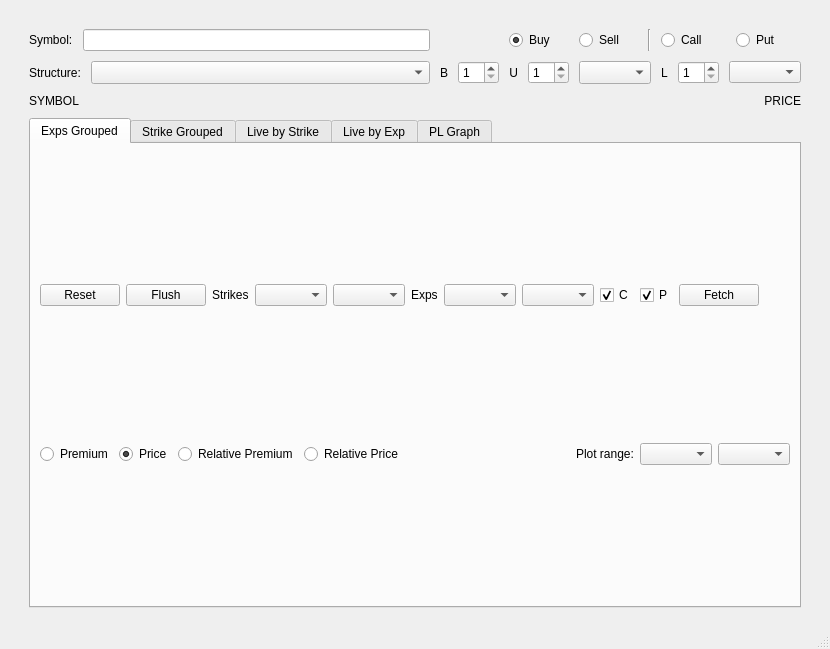
<?xml version="1.0" encoding="UTF-8"?>
<ui version="4.0">
 <class>MainWindow</class>
 <widget class="QMainWindow" name="MainWindow">
  <property name="geometry">
   <rect>
    <x>0</x>
    <y>0</y>
    <width>830</width>
    <height>649</height>
   </rect>
  </property>
  <property name="sizePolicy">
   <sizepolicy hsizetype="Expanding" vsizetype="Expanding">
    <horstretch>0</horstretch>
    <verstretch>0</verstretch>
   </sizepolicy>
  </property>
  <property name="minimumSize">
   <size>
    <width>800</width>
    <height>600</height>
   </size>
  </property>
  <property name="windowTitle">
   <string>MainWindow</string>
  </property>
  <widget class="QWidget" name="centralwidget">
   <property name="sizePolicy">
    <sizepolicy hsizetype="Expanding" vsizetype="Expanding">
     <horstretch>0</horstretch>
     <verstretch>0</verstretch>
    </sizepolicy>
   </property>
   <property name="minimumSize">
    <size>
     <width>800</width>
     <height>600</height>
    </size>
   </property>
   <layout class="QGridLayout" name="gridLayout_2">
    <item row="0" column="0">
     <layout class="QVBoxLayout" name="verticalLayout" stretch="0,5">
      <property name="spacing">
       <number>10</number>
      </property>
      <property name="sizeConstraint">
       <enum>QLayout::SetDefaultConstraint</enum>
      </property>
      <property name="leftMargin">
       <number>20</number>
      </property>
      <property name="topMargin">
       <number>20</number>
      </property>
      <property name="rightMargin">
       <number>20</number>
      </property>
      <property name="bottomMargin">
       <number>10</number>
      </property>
      <item>
       <layout class="QGridLayout" name="gridLayout" rowstretch="1,0,0,0,0" columnstretch="4,0,0,0">
        <property name="sizeConstraint">
         <enum>QLayout::SetDefaultConstraint</enum>
        </property>
        <item row="1" column="1">
         <layout class="QHBoxLayout" name="horizontalLayout_7">
          <item>
           <widget class="QLabel" name="label">
            <property name="text">
             <string>B</string>
            </property>
           </widget>
          </item>
          <item>
           <widget class="QSpinBox" name="base_ratio_box">
            <property name="sizePolicy">
             <sizepolicy hsizetype="Minimum" vsizetype="Maximum">
              <horstretch>0</horstretch>
              <verstretch>0</verstretch>
             </sizepolicy>
            </property>
            <property name="minimum">
             <number>1</number>
            </property>
           </widget>
          </item>
         </layout>
        </item>
        <item row="0" column="3">
         <layout class="QHBoxLayout" name="horizontalLayout_8">
          <item>
           <widget class="QRadioButton" name="call_radio">
            <property name="sizePolicy">
             <sizepolicy hsizetype="Minimum" vsizetype="MinimumExpanding">
              <horstretch>0</horstretch>
              <verstretch>0</verstretch>
             </sizepolicy>
            </property>
            <property name="text">
             <string>Call</string>
            </property>
            <attribute name="buttonGroup">
             <string notr="true">call_put_group</string>
            </attribute>
           </widget>
          </item>
          <item>
           <widget class="QRadioButton" name="put_radio">
            <property name="sizePolicy">
             <sizepolicy hsizetype="Minimum" vsizetype="MinimumExpanding">
              <horstretch>0</horstretch>
              <verstretch>0</verstretch>
             </sizepolicy>
            </property>
            <property name="text">
             <string>Put</string>
            </property>
            <attribute name="buttonGroup">
             <string notr="true">call_put_group</string>
            </attribute>
           </widget>
          </item>
         </layout>
        </item>
        <item row="1" column="3">
         <layout class="QHBoxLayout" name="horizontalLayout_9">
          <item>
           <widget class="QLabel" name="label_4">
            <property name="text">
             <string>L</string>
            </property>
           </widget>
          </item>
          <item>
           <widget class="QSpinBox" name="lower_ratio_box">
            <property name="minimum">
             <number>1</number>
            </property>
           </widget>
          </item>
          <item>
           <widget class="QComboBox" name="lower_offset_box"/>
          </item>
         </layout>
        </item>
        <item row="1" column="0">
         <layout class="QHBoxLayout" name="horizontalLayout_5">
          <item>
           <widget class="QLabel" name="label_3">
            <property name="sizePolicy">
             <sizepolicy hsizetype="Preferred" vsizetype="MinimumExpanding">
              <horstretch>0</horstretch>
              <verstretch>0</verstretch>
             </sizepolicy>
            </property>
            <property name="text">
             <string>Structure:</string>
            </property>
           </widget>
          </item>
          <item>
           <widget class="QComboBox" name="structure_type">
            <property name="sizePolicy">
             <sizepolicy hsizetype="MinimumExpanding" vsizetype="MinimumExpanding">
              <horstretch>0</horstretch>
              <verstretch>0</verstretch>
             </sizepolicy>
            </property>
           </widget>
          </item>
         </layout>
        </item>
        <item row="0" column="0">
         <layout class="QHBoxLayout" name="horizontalLayout_4">
          <item>
           <widget class="QLabel" name="label_2">
            <property name="sizePolicy">
             <sizepolicy hsizetype="Preferred" vsizetype="MinimumExpanding">
              <horstretch>0</horstretch>
              <verstretch>0</verstretch>
             </sizepolicy>
            </property>
            <property name="text">
             <string>Symbol:</string>
            </property>
           </widget>
          </item>
          <item>
           <widget class="QLineEdit" name="search_field">
            <property name="sizePolicy">
             <sizepolicy hsizetype="Expanding" vsizetype="MinimumExpanding">
              <horstretch>0</horstretch>
              <verstretch>0</verstretch>
             </sizepolicy>
            </property>
            <property name="inputMethodHints">
             <set>Qt::ImhUppercaseOnly</set>
            </property>
            <property name="clearButtonEnabled">
             <bool>true</bool>
            </property>
           </widget>
          </item>
         </layout>
        </item>
        <item row="4" column="0">
         <widget class="QLabel" name="symbol_label">
          <property name="sizePolicy">
           <sizepolicy hsizetype="Preferred" vsizetype="MinimumExpanding">
            <horstretch>0</horstretch>
            <verstretch>0</verstretch>
           </sizepolicy>
          </property>
          <property name="text">
           <string>SYMBOL</string>
          </property>
         </widget>
        </item>
        <item row="4" column="3">
         <widget class="QLabel" name="price_label">
          <property name="sizePolicy">
           <sizepolicy hsizetype="Preferred" vsizetype="MinimumExpanding">
            <horstretch>0</horstretch>
            <verstretch>0</verstretch>
           </sizepolicy>
          </property>
          <property name="text">
           <string>PRICE</string>
          </property>
          <property name="alignment">
           <set>Qt::AlignRight|Qt::AlignTrailing|Qt::AlignVCenter</set>
          </property>
         </widget>
        </item>
        <item row="1" column="2">
         <layout class="QHBoxLayout" name="horizontalLayout">
          <item>
           <layout class="QHBoxLayout" name="horizontalLayout_2">
            <item>
             <widget class="QLabel" name="upper_label">
              <property name="sizePolicy">
               <sizepolicy hsizetype="Preferred" vsizetype="MinimumExpanding">
                <horstretch>0</horstretch>
                <verstretch>0</verstretch>
               </sizepolicy>
              </property>
              <property name="text">
               <string>U</string>
              </property>
              <property name="alignment">
               <set>Qt::AlignRight|Qt::AlignTrailing|Qt::AlignVCenter</set>
              </property>
             </widget>
            </item>
            <item>
             <widget class="QSpinBox" name="upper_ratio_box">
              <property name="sizePolicy">
               <sizepolicy hsizetype="Minimum" vsizetype="MinimumExpanding">
                <horstretch>0</horstretch>
                <verstretch>0</verstretch>
               </sizepolicy>
              </property>
              <property name="minimum">
               <number>1</number>
              </property>
             </widget>
            </item>
            <item>
             <widget class="QComboBox" name="upper_offset_box">
              <property name="sizePolicy">
               <sizepolicy hsizetype="Preferred" vsizetype="MinimumExpanding">
                <horstretch>0</horstretch>
                <verstretch>0</verstretch>
               </sizepolicy>
              </property>
             </widget>
            </item>
           </layout>
          </item>
         </layout>
        </item>
        <item row="0" column="2">
         <layout class="QHBoxLayout" name="horizontalLayout_12">
          <item>
           <widget class="QRadioButton" name="buy_radio">
            <property name="text">
             <string>Buy</string>
            </property>
            <property name="checked">
             <bool>true</bool>
            </property>
            <attribute name="buttonGroup">
             <string notr="true">buy_sell_group</string>
            </attribute>
           </widget>
          </item>
          <item>
           <widget class="QRadioButton" name="sell_radio">
            <property name="text">
             <string>Sell</string>
            </property>
            <attribute name="buttonGroup">
             <string notr="true">buy_sell_group</string>
            </attribute>
           </widget>
          </item>
          <item>
           <widget class="Line" name="line">
            <property name="orientation">
             <enum>Qt::Vertical</enum>
            </property>
           </widget>
          </item>
         </layout>
        </item>
       </layout>
      </item>
      <item>
       <widget class="QTabWidget" name="plot_widget">
        <property name="sizePolicy">
         <sizepolicy hsizetype="Expanding" vsizetype="Preferred">
          <horstretch>0</horstretch>
          <verstretch>0</verstretch>
         </sizepolicy>
        </property>
        <property name="currentIndex">
         <number>0</number>
        </property>
        <widget class="QWidget" name="tab">
         <attribute name="title">
          <string>Exps Grouped</string>
         </attribute>
         <layout class="QGridLayout" name="gridLayout_5">
          <item row="1" column="0">
           <layout class="QVBoxLayout" name="exp_grouped_plot_layout">
            <item>
             <layout class="QHBoxLayout" name="horizontalLayout_6">
              <item>
               <widget class="QRadioButton" name="premium_a_radio">
                <property name="text">
                 <string>Premium</string>
                </property>
                <attribute name="buttonGroup">
                 <string notr="true">premium_price_all_group</string>
                </attribute>
               </widget>
              </item>
              <item>
               <widget class="QRadioButton" name="price_a_radio">
                <property name="text">
                 <string>Price</string>
                </property>
                <property name="checked">
                 <bool>true</bool>
                </property>
                <attribute name="buttonGroup">
                 <string notr="true">premium_price_all_group</string>
                </attribute>
               </widget>
              </item>
              <item>
               <widget class="QRadioButton" name="rel_premium_a_radio">
                <property name="text">
                 <string>Relative Premium</string>
                </property>
                <attribute name="buttonGroup">
                 <string notr="true">premium_price_all_group</string>
                </attribute>
               </widget>
              </item>
              <item>
               <widget class="QRadioButton" name="rel_price_a_radio">
                <property name="text">
                 <string>Relative Price</string>
                </property>
                <attribute name="buttonGroup">
                 <string notr="true">premium_price_all_group</string>
                </attribute>
               </widget>
              </item>
              <item>
               <spacer name="horizontalSpacer_2">
                <property name="orientation">
                 <enum>Qt::Horizontal</enum>
                </property>
                <property name="sizeHint" stdset="0">
                 <size>
                  <width>40</width>
                  <height>20</height>
                 </size>
                </property>
               </spacer>
              </item>
              <item>
               <widget class="QLabel" name="label_9">
                <property name="text">
                 <string>Plot range:</string>
                </property>
               </widget>
              </item>
              <item>
               <widget class="QComboBox" name="min_exp_plt_box"/>
              </item>
              <item>
               <widget class="QComboBox" name="max_exp_plt_box"/>
              </item>
             </layout>
            </item>
           </layout>
          </item>
          <item row="0" column="0">
           <layout class="QHBoxLayout" name="horizontalLayout_10">
            <item>
             <widget class="QPushButton" name="reset_button">
              <property name="text">
               <string>Reset</string>
              </property>
             </widget>
            </item>
            <item>
             <widget class="QPushButton" name="flush_button">
              <property name="text">
               <string>Flush</string>
              </property>
             </widget>
            </item>
            <item>
             <widget class="QLabel" name="label_5">
              <property name="text">
               <string>Strikes</string>
              </property>
             </widget>
            </item>
            <item>
             <widget class="QComboBox" name="min_strike_box"/>
            </item>
            <item>
             <widget class="QComboBox" name="max_strike_box"/>
            </item>
            <item>
             <widget class="QLabel" name="label_6">
              <property name="text">
               <string>Exps</string>
              </property>
             </widget>
            </item>
            <item>
             <widget class="QComboBox" name="min_exp_box"/>
            </item>
            <item>
             <widget class="QComboBox" name="max_exp_box"/>
            </item>
            <item>
             <widget class="QCheckBox" name="call_selection">
              <property name="text">
               <string>C</string>
              </property>
              <property name="checked">
               <bool>true</bool>
              </property>
             </widget>
            </item>
            <item>
             <widget class="QCheckBox" name="put_selection">
              <property name="text">
               <string>P</string>
              </property>
              <property name="checked">
               <bool>true</bool>
              </property>
             </widget>
            </item>
            <item>
             <widget class="QPushButton" name="fetch_all_button">
              <property name="sizePolicy">
               <sizepolicy hsizetype="Fixed" vsizetype="Fixed">
                <horstretch>0</horstretch>
                <verstretch>0</verstretch>
               </sizepolicy>
              </property>
              <property name="text">
               <string>Fetch</string>
              </property>
             </widget>
            </item>
            <item>
             <spacer name="horizontalSpacer_3">
              <property name="orientation">
               <enum>Qt::Horizontal</enum>
              </property>
              <property name="sizeHint" stdset="0">
               <size>
                <width>40</width>
                <height>20</height>
               </size>
              </property>
             </spacer>
            </item>
           </layout>
          </item>
         </layout>
        </widget>
        <widget class="QWidget" name="tab_2">
         <attribute name="title">
          <string>Strike Grouped</string>
         </attribute>
         <layout class="QGridLayout" name="gridLayout_6">
          <item row="0" column="0">
           <layout class="QVBoxLayout" name="strike_grouped_plot_layout">
            <item>
             <layout class="QHBoxLayout" name="horizontalLayout_11">
              <item>
               <widget class="QLabel" name="label_7">
                <property name="text">
                 <string>Strikes plot range:</string>
                </property>
               </widget>
              </item>
              <item>
               <widget class="QComboBox" name="min_strike_plt_box"/>
              </item>
              <item>
               <widget class="QComboBox" name="max_strike_plt_box"/>
              </item>
              <item>
               <spacer name="horizontalSpacer_4">
                <property name="orientation">
                 <enum>Qt::Horizontal</enum>
                </property>
                <property name="sizeHint" stdset="0">
                 <size>
                  <width>40</width>
                  <height>20</height>
                 </size>
                </property>
               </spacer>
              </item>
             </layout>
            </item>
           </layout>
          </item>
         </layout>
        </widget>
        <widget class="QWidget" name="strike_plot_tab">
         <attribute name="title">
          <string>Live by Strike</string>
         </attribute>
         <layout class="QGridLayout" name="gridLayout_3">
          <item row="0" column="0">
           <layout class="QVBoxLayout" name="strike_plot_layout">
            <item>
             <layout class="QHBoxLayout" name="horizontalLayout_3">
              <item>
               <widget class="QRadioButton" name="premium_s_radio">
                <property name="text">
                 <string>Premium</string>
                </property>
                <property name="checked">
                 <bool>true</bool>
                </property>
                <attribute name="buttonGroup">
                 <string notr="true">premium_price_strike_group</string>
                </attribute>
               </widget>
              </item>
              <item>
               <widget class="QRadioButton" name="price_s_radio">
                <property name="text">
                 <string>Price</string>
                </property>
                <property name="checked">
                 <bool>false</bool>
                </property>
                <attribute name="buttonGroup">
                 <string notr="true">premium_price_strike_group</string>
                </attribute>
               </widget>
              </item>
              <item>
               <spacer name="horizontalSpacer">
                <property name="orientation">
                 <enum>Qt::Horizontal</enum>
                </property>
                <property name="sizeHint" stdset="0">
                 <size>
                  <width>40</width>
                  <height>20</height>
                 </size>
                </property>
               </spacer>
              </item>
              <item>
               <widget class="QLabel" name="expiration_label">
                <property name="sizePolicy">
                 <sizepolicy hsizetype="Preferred" vsizetype="MinimumExpanding">
                  <horstretch>0</horstretch>
                  <verstretch>0</verstretch>
                 </sizepolicy>
                </property>
                <property name="text">
                 <string>Expiration</string>
                </property>
                <property name="alignment">
                 <set>Qt::AlignRight|Qt::AlignTrailing|Qt::AlignVCenter</set>
                </property>
               </widget>
              </item>
              <item>
               <widget class="QComboBox" name="expiration_box">
                <property name="sizePolicy">
                 <sizepolicy hsizetype="Preferred" vsizetype="MinimumExpanding">
                  <horstretch>0</horstretch>
                  <verstretch>0</verstretch>
                 </sizepolicy>
                </property>
               </widget>
              </item>
              <item>
               <widget class="QCheckBox" name="checkBox">
                <property name="text">
                 <string>Live Stream</string>
                </property>
               </widget>
              </item>
             </layout>
            </item>
           </layout>
          </item>
         </layout>
        </widget>
        <widget class="QWidget" name="exp_plot_tab">
         <attribute name="title">
          <string>Live by Exp</string>
         </attribute>
         <layout class="QGridLayout" name="gridLayout_4">
          <item row="0" column="0">
           <layout class="QVBoxLayout" name="exp_plot_layout"/>
          </item>
         </layout>
        </widget>
        <widget class="QWidget" name="tab_3">
         <attribute name="title">
          <string>PL Graph</string>
         </attribute>
         <layout class="QGridLayout" name="gridLayout_7">
          <item row="0" column="0">
           <layout class="QVBoxLayout" name="pl_layout"/>
          </item>
         </layout>
        </widget>
       </widget>
      </item>
     </layout>
    </item>
   </layout>
  </widget>
  <widget class="QMenuBar" name="menubar">
   <property name="geometry">
    <rect>
     <x>0</x>
     <y>0</y>
     <width>830</width>
     <height>21</height>
    </rect>
   </property>
  </widget>
  <widget class="QStatusBar" name="statusbar"/>
 </widget>
 <resources/>
 <connections/>
 <buttongroups>
  <buttongroup name="premium_price_all_group"/>
  <buttongroup name="premium_price_strike_group"/>
  <buttongroup name="call_put_group"/>
  <buttongroup name="buy_sell_group"/>
 </buttongroups>
</ui>
